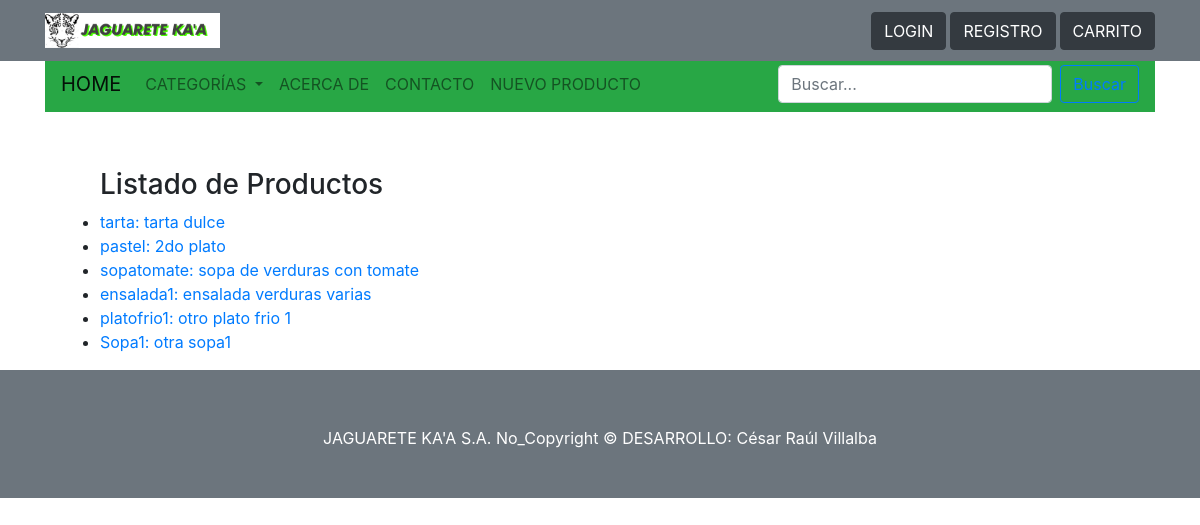
The page /home on the database its author committed.
### product/models.py (models this page shows, shortened)
class Product(models.Model):
    STATUS = (
        ('True', 'True'),
        ('False', 'False'),
    )
    category = models.ForeignKey(Category, on_delete=models.CASCADE) #many to one relation with Category
    title = models.CharField(verbose_name='Nombre', max_length=150)
    keywords = models.CharField(verbose_name='Contraseña', max_length=255)
    description = models.TextField(verbose_name='Descripción',max_length=255)
    weight = models.PositiveIntegerField(verbose_name='Peso', default=0)
    image=models.ImageField(verbose_name='Imagen', upload_to='images/',null=False)
    price = models.DecimalField(verbose_name='Precio',max_digits=12, decimal_places=2,default=0)
    slug = models.SlugField(null=False, unique=True)
    status=models.CharField(verbose_name='Estado',max_length=10,choices=STATUS)
    create_at=models.DateTimeField(auto_now_add=True)
    update_at=models.DateTimeField(auto_now=True)
    class Meta:
        verbose_name='Producto'
        verbose_name_plural = "Productos"

### home/views.py (the view)
# urls.py: path('home', views.product_resultado, name='product_resultado'),
def product_resultado(request):
    busqueda = request.GET.get("buscar")
    category = Category.objects.all()
    products = Product.objects.filter(status = True)
    if busqueda:
       products = Product.objects.filter(
              Q(title__icontains = busqueda) |
              Q(description__contains = busqueda)
       ).distinct()
    context = {'products':products,'category':category}
    return render(request,'home/product_resultado.html',context)

### home/templates/home/product_resultado.html (shortened to what this page needs)
{%extends 'home/base.html'  %}
{%block content%}
      <div class="col-lg-6 col-md-6 mb-2">
        <ul>
          <h3> Listado de Productos  </h3>
          {%for rs in products%}
          <li>
              <a href="/product/{{rs.id}}/{{rs.slug}}">{{rs.title}}: {{rs.description}} </a>
          </li>
          {%endfor%}
         </ul>
      </div>
{%endblock%}

### static/home/css/shop-homepage.css (style rules this page uses)
body { padding-top: 56px; }

### rows shown on the page
Product: title "tarta", description "tarta dulce"
Product: title "pastel", description "2do plato"
Product: title "sopatomate", description "sopa de verduras con tomate"
Product: title "ensalada1", description "ensalada verduras varias"
Product: title "platofrio1", description "otro plato frio 1"
Product: title "Sopa1", description "otra sopa1"
